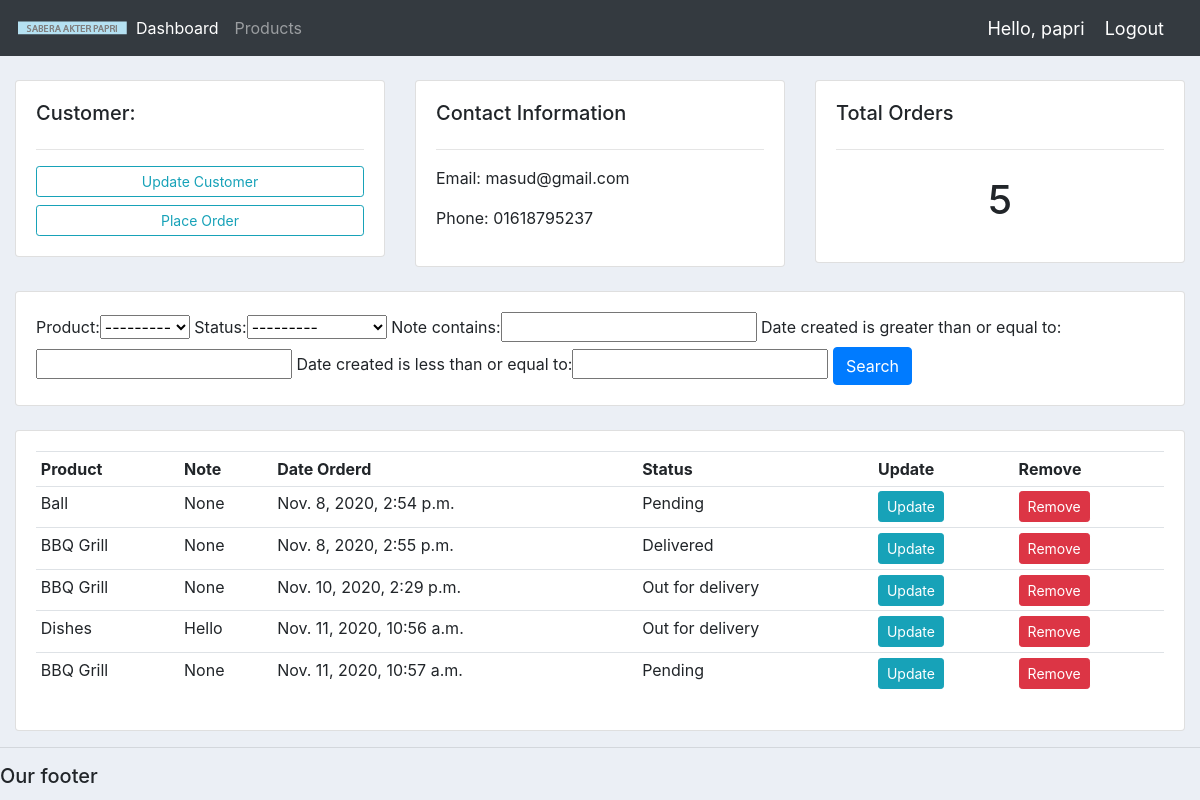
The app's page /customer/1/ (signed in) with its own data.
### first/models.py (models this page shows, shortened)
class Customer(models.Model):
	user = models.OneToOneField(User, null=True, blank=True, on_delete=models.CASCADE)
	name = models.CharField(max_length=200, null=True)
	phone = models.CharField(max_length=200, null=True)
	email = models.CharField(max_length=200, null=True)
	profile_pic = models.ImageField(default="profile.jpg", null=True, blank=True)
	date_created = models.DateTimeField(auto_now_add=True, null=True)

class Order(models.Model):
	STATUS = (
			('Pending', 'Pending'),
			('Out for delivery', 'Out for delivery'),
			('Delivered', 'Delivered'),
			)
	customer = models.ForeignKey(Customer, null=True, on_delete= models.SET_NULL)
	product = models.ForeignKey(Product, null=True, on_delete= models.SET_NULL)
	date_created = models.DateTimeField(auto_now_add=True, null=True)
	status = models.CharField(max_length=200, null=True, choices=STATUS)
	note =  models.CharField(max_length=1000, null=True)

class Product(models.Model):
	CATEGORY = (
			('Indoor', 'Indoor'),
			('Out Door', 'Out Door'),
			)
	name = models.CharField(max_length=200, null=True)
	price = models.FloatField(null=True)
	category = models.CharField(max_length=200, null=True, choices=CATEGORY)
	description = models.CharField(max_length=200, null=True, blank=True)
	date_created = models.DateTimeField(auto_now_add=True, null=True)
	tags = models.ManyToManyField(Tag)
	def __str__(self):
		return self.name

### first/decorators.py (the view)
		def wrapper_func(request, *args, **kwargs):
			group = None
			if request.user.groups.exists():
				group = request.user.groups.all()[0].name
			if group in allowed_roles:
				return view_func(request, *args, **kwargs)
			else:
				return HttpResponse('You are not authorized to view this page')

### first/views.py (called while the page is built)
@login_required(login_url='login')
@allowed_users(allowed_roles=['admin'])
def customer(request, pk_test):
	customer = Customer.objects.get(id=pk_test)
	orders = customer.order_set.all()
	order_count = orders.count()
	myFilter = OrderFilter(request.GET, queryset=orders)
	orders = myFilter.qs
	context = {'customer':customer, 'orders':orders, 'order_count':order_count, 'myFilter':myFilter}
	return render(request, 'first/customer.html',context)

### first/templates/first/customer.html
{%  extends 'first/main.html' %}
{% block content %}
	<br>
<div class="row">
	<div class="col-md">
		<div class="card card-body">
			<h5>Customer:</h5>
			<hr>
			<a class="btn btn-outline-info  btn-sm btn-block" href="">Update Customer</a>
			<a class="btn btn-outline-info  btn-sm btn-block" href="{% url 'create_order' customer.id %}">Place Order</a>
		</div>
	</div>
	<div class="col-md">
		<div class="card card-body">
			<h5>Contact Information</h5>
			<hr>
			<p>Email: {{customer.email}}</p>
			<p>Phone: {{customer.phone}}</p>
		</div>
	</div>
	<div class="col-md">
		<div class="card card-body">
			<h5>Total Orders</h5>
			<hr>
			<h1 style="text-align: center;padding: 10px">{{order_count}}</h1>
		</div>
	</div>
</div>
<br>
<div class="row">
	<div class="col">
		<div class="card card-body">
			<form method="get">
				{{myFilter.form}}
		    <button class="btn btn-primary" type="submit">Search</button>
		  </form>
		</div>
	</div>
</div>
<br>
<div class="row">
	<div class="col-md">
		<div class="card card-body">
			<table class="table table-sm">
				<tr>
					<th>Product</th>
					<th>Note</th>
					<th>Date Orderd</th>
					<th>Status</th>
					<th>Update</th>
					<th>Remove</th>
				</tr>
				{% for order in orders %}
				<tr>
					<td>{{order.product}}</td>
					<td>{{order.note}}</td>
					<td>{{order.date_created}}</td>
					<td>{{order.status}}</td>
					<td><a class="btn btn-sm btn-info" href="">Update</a></td>
					<td><a class="btn btn-sm btn-danger" href="">Remove</a></td>
				</tr>
				{% endfor %}
			</table>
		</div>
	</div>
</div>
{% endblock %}

### first/templates/first/navbar.html (shortened to what this page needs)
{% load static %}
<nav class="navbar navbar-expand-lg navbar-dark bg-dark">
 <img src="{% static 'images/logo.png' %}">
  <div class="collapse navbar-collapse" id="navbarNav">
    <ul class="navbar-nav">
      {% if request.user.is_staff %}
      <li class="nav-item active">
        <a class="nav-link" href="{% url 'home' %}">Dashboard</a>
      </li>
      <li class="nav-item">
        <a class="nav-link" href="{% url 'products' %}">Products</a>
      </li>
      {% else %}
      <li class="nav-item">
       <a class="nav-link" href="{% url 'first' %}">Settings</a>
     </li>
      {% endif %}
    </ul>
  </div>
  <span class="hello-msg">Hello, {{request.user}} </span>
  <span><a class="hello-msg" href="{% url 'logout' %}">Logout</a></span>
</nav>

### first/static/css/main.css (style rules this page uses)
body { background-color: #ebeff5; }

### first/templates/first/navbar.html (style rules this page uses)
.hello-msg { font-size: 18px; color: #fff; margin-right: 20px; }

### records on screen
Customer: email "masud@gmail.com", phone "01618795237"
Order: product "Ball", note "None", date_created "Nov. 8, 2020, 2:54 p.m.", status "Pending"
Order: product "BBQ Grill", note "None", date_created "Nov. 8, 2020, 2:55 p.m.", status "Delivered"
Order: product "BBQ Grill", note "None", date_created "Nov. 10, 2020, 2:29 p.m.", status "Out for delivery"
Order: product "Dishes", note "Hello", date_created "Nov. 11, 2020, 10:56 a.m.", status "Out for delivery"
Order: product "BBQ Grill", note "None", date_created "Nov. 11, 2020, 10:57 a.m.", status "Pending"

### other values on screen
{{ request.user }} "papri"
{{ order_count }} "5"
